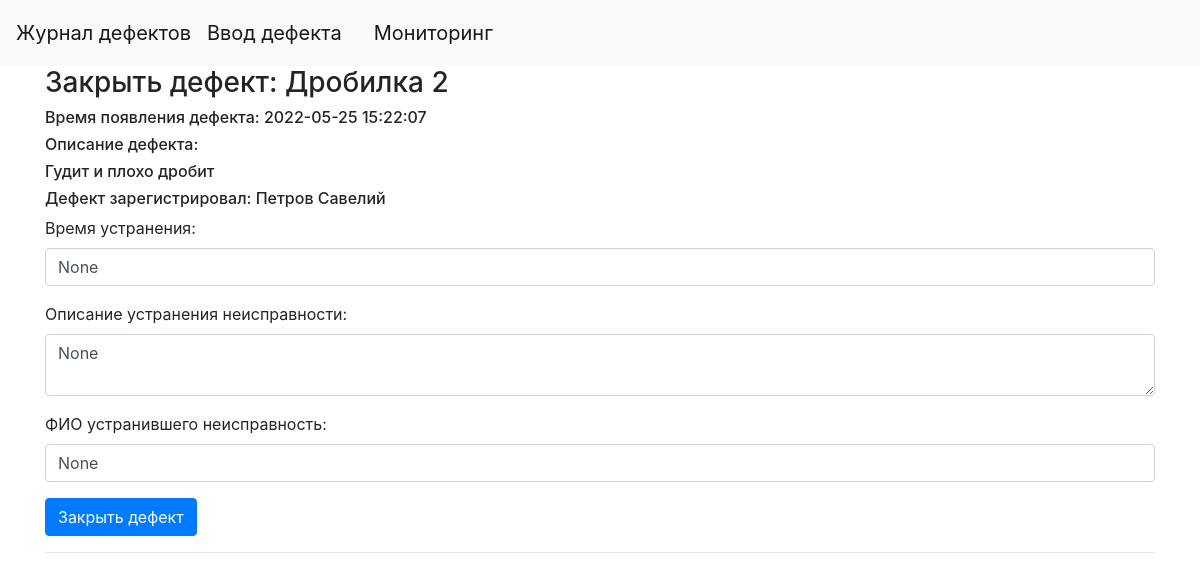
/4/edit, run on the app's committed database.
### tables this page shows
CREATE TABLE defects (
    id INTEGER PRIMARY KEY AUTOINCREMENT,
    time_start TIMESTAMP NOT NULL DEFAULT CURRENT_TIMESTAMP,
    number INTEGER NOT NULL,
    equipment TEXT NOT NULL,
    description TEXT NOT NULL,
    user_start TEXT NOT NULL,
    time_finish TIMESTAMP,
    fix_descr TEXT,
    repairman TEXT,
    created TIMESTAMP NOT NULL DEFAULT CURRENT_TIMESTAMP,
    fixed TIMESTAMP
);

### app.py (the view, shortened to what this page needs)
@app.route('/<int:id>/edit', methods=('GET', 'POST'))
def edit(id):
    defect = get_defect(id)
    return render_template('edit.html', defect=defect)

### app.py (called while the page is built)
def get_db_connection():
    conn = sqlite3.connect('database.db')
    conn.row_factory = sqlite3.Row
    return conn

def get_defect(defect_id):
    conn = get_db_connection()
    defect = conn.execute('SELECT * FROM defects WHERE id = ?',
                        (defect_id,)).fetchone()
    conn.close()
    if defect is None:
        abort(404)
    return defect

### templates/edit.html (shortened to what this page needs)
{% extends 'base.html' %}
{% block content %}
<h3>{% block title %} Закрыть дефект: {{ defect['equipment'] }} {{ defect['number'] }} {% endblock %}</h3>
<h6> Время появления дефекта:  {{ defect['time_start'] }} </h6>
<h6>Описание дефекта:  </h6>
<h6>{{ defect['description'] }}</h6>
<h6>Дефект зарегистрировал: {{ defect['user_start'] }}</h6>
<form method="post">
    <div class="form-group">
        <label for="time_finish">Время устранения:</label>
        <input type="text" name="time_finish" placeholder="Введите время устранения"
               class="form-control"
               value="{{ request.form['time_finish'] or defect['time_finish'] }}">
    </div>
    <div class="form-group">
        <label for="fix_descr">Описание устранения неисправности:</label>
        <textarea name="fix_descr" placeholder="Введите описание устранения неисправности"
               class="form-control">{{ request.form['fix_descr'] or defect['fix_descr'] }}</textarea>
    </div>
    <div class="form-group">
        <label for="repairman">ФИО устранившего неисправность:</label>
        <input type="text" name="repairman"
               placeholder="Введите ФИО регистрирующего неисправность" class="form-control"
               value="{{ request.form['repairman'] or defect['repairman'] }}">
    </div>
    <div class="form-group">
        <button type="Ввод" class="btn btn-primary">Закрыть дефект</button>
    </div>
</form>
<hr>
{% endblock %}

### data on the page
defects: equipment "Дробилка", number "2", time_start "2022-05-25 15:22:07", description "Гудит и плохо дробит", user_start "Петров Савелий"
